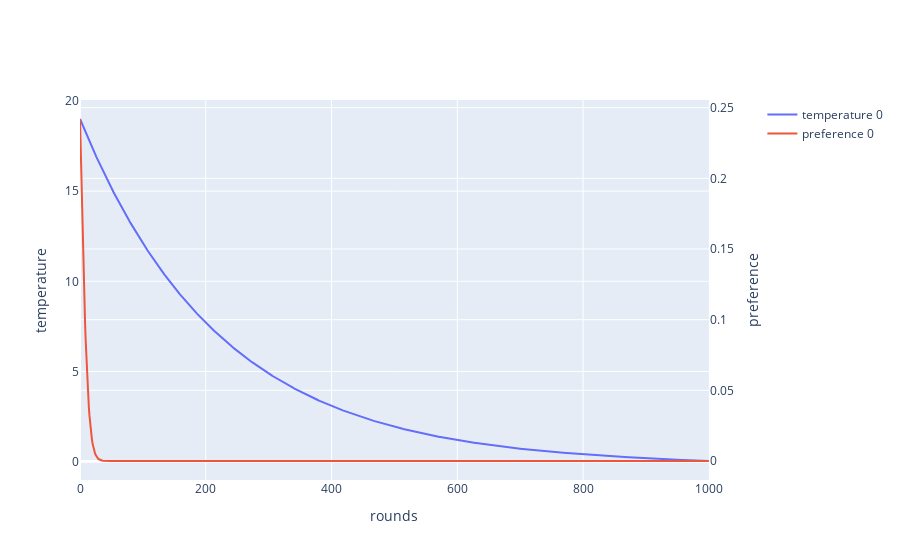

The cell this chart's notebook holds for it:
### Code cell
seed(SEED+1)


n_test_envs = 1

# test_envs = make_envs(n_test_envs, temp_mu=20)
test_envs = t.tensor([[19, 0, 0]], dtype=t.float32)
test_hist = test(model, test_envs, n_rounds=1000)

fig = subplots.make_subplots(specs=[[{"secondary_y": True}]]).update_layout(
    xaxis_title="rounds", yaxis1_title="temperature", yaxis2_title="preference",
)
x = list(range(len(test_hist.prefs)))

for i in range(n_test_envs):
    temp_history = test_hist.env_history[:, i, 0]
    pref_history = model.temp_densities(temp_history)
    fig.add_traces(
        [
            go.Line(x=x, y=temp_history, name=f"temperature {i}"),
            go.Line(x=x, y=pref_history, name=f"preference {i}")
        ],
        secondary_ys=[0, 1]
    )
    break
print(test_envs)
fig.show()
# print(test_envs)

### Figure 1 — Plotly figure (JSON) as saved in the notebook; plotly's stock layout.template omitted (floating-point values rounded to 4 significant figures; data arrays with more than 128 entries replaced by an {"elided": "..."} marker saying what was removed)
{"data": [{"name": "temperature 0", "type": "scatter", "x": {"elided": "1001 int values"}, "xaxis": "x", "y": {"elided": "1001 float values"}, "yaxis": "y"}, {"name": "preference 0", "type": "scatter", "x": {"elided": "1001 int values"}, "xaxis": "x", "y": {"elided": "1001 float values"}, "yaxis": "y2"}], "layout": {"xaxis": {"anchor": "y", "domain": [0, 0.94], "title": {"text": "rounds"}}, "yaxis": {"anchor": "x", "domain": [0, 1], "title": {"text": "temperature"}}, "yaxis2": {"anchor": "x", "overlaying": "y", "side": "right", "title": {"text": "preference"}}}}
